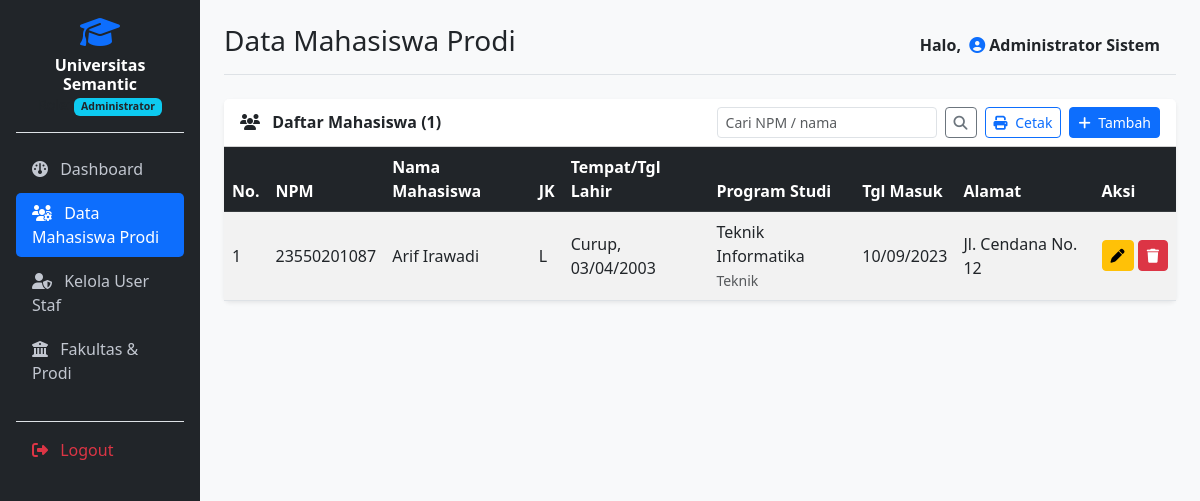
The page /mahasiswa.php (signed in) on the database its author committed.
### tables this page shows
CREATE TABLE `mahasiswa` (
  `npm` varchar(20) NOT NULL,
  `password` varchar(255) NOT NULL,
  `nama_mahasiswa` varchar(100) NOT NULL,
  `jenis_kelamin` enum('L','P') NOT NULL,
  `tempat_lahir` varchar(50) NOT NULL,
  `tanggal_lahir` date NOT NULL,
  `tanggal_masuk` date NOT NULL,
  `alamat` text DEFAULT NULL,
  `id_prodi` int(11) NOT NULL,
  `created_at` timestamp NULL DEFAULT current_timestamp()
);

CREATE TABLE `prodi` (
  `id_prodi` int(11) NOT NULL,
  `nama_prodi` varchar(100) NOT NULL,
  `id_fakultas` int(11) NOT NULL
);

CREATE TABLE `fakultas` (
  `id_fakultas` int(11) NOT NULL,
  `nama_fakultas` varchar(100) NOT NULL
);

### auth.php (called while the page is built, shortened)
<?php
require_once 'koneksi.php';
function e($v) {
    return htmlspecialchars((string)$v, ENT_QUOTES, 'UTF-8');
}
function q($sql, $types = '', ...$params) {
    global $koneksi;
    $st = mysqli_prepare($koneksi, $sql);
    if ($types !== '') {
        mysqli_stmt_bind_param($st, $types, ...$params);
    }
    mysqli_stmt_execute($st);
    return $st;
}
function ambil_semua($sql, $types = '', ...$params) {
    $res = mysqli_stmt_get_result(q($sql, $types, ...$params));
    $rows = [];
    while ($r = mysqli_fetch_assoc($res)) {
        $rows[] = $r;
    }
    return $rows;
}

### mahasiswa.php (the view, shortened to what this page needs)
<?php
require_once 'auth.php';
$prodi_list = ambil_semua(
    "SELECT p.id_prodi, p.nama_prodi, f.nama_fakultas
     FROM prodi p
     JOIN fakultas f ON p.id_fakultas = f.id_fakultas
     ORDER BY f.nama_fakultas, p.nama_prodi"
);
$aksi  = isset($_GET['aksi']) ? $_GET['aksi'] : 'list';
$error = '';
$data  = [
    'npm'            => '',
    'nama_mahasiswa' => '',
    'jenis_kelamin'  => 'L',
    'tempat_lahir'   => '',
    'tanggal_lahir'  => '',
    'tanggal_masuk'  => date('Y-m-d'),
    'alamat'         => '',
    'id_prodi'       => '',
];
require 'header.php';
?>
<?php if ($aksi === 'tambah' || $aksi === 'ubah'): ?>
    <div class="card shadow-sm border-0">
        <div class="card-header bg-primary text-white fw-bold">
            <i class="fa-solid fa-user-pen me-2"></i> <?= $aksi === 'tambah' ? 'Tambah Mahasiswa' : 'Ubah Data Mahasiswa'; ?>
        </div>
        <div class="card-body">
            <?php if ($error): ?>
                <div class="alert alert-danger"><?= e($error); ?></div>
            <?php endif; ?>
            <?php if (!$prodi_list): ?>
                <div class="alert alert-warning">Belum ada program studi. Tambahkan dulu di menu <a href="master.php?tab=prodi">Fakultas &amp; Prodi</a>.</div>
            <?php endif; ?>
            <form method="POST" action="mahasiswa.php?aksi=<?= e($aksi); ?>">
                <?= csrf_field(); ?>
                <input type="hidden" name="do" value="<?= e($aksi); ?>">
                <div class="row g-3">
                    <div class="col-md-4">
                        <label class="form-label fw-semibold">NPM</label>
                        <input type="text" name="npm" class="form-control" value="<?= e($data['npm']); ?>"
                               <?= $aksi === 'ubah' ? 'readonly' : 'required'; ?>>
                    </div>
                    <div class="col-md-8">
                        <label class="form-label fw-semibold">Nama Mahasiswa</label>
                        <input type="text" name="nama_mahasiswa" class="form-control" maxlength="100" value="<?= e($data['nama_mahasiswa']); ?>" required>
                    </div>
                    <div class="col-md-4">
                        <label class="form-label fw-semibold">Jenis Kelamin</label>
                        <select name="jenis_kelamin" class="form-select" required>
                            <option value="L" <?= $data['jenis_kelamin'] === 'L' ? 'selected' : ''; ?>>Laki-Laki</option>
                            <option value="P" <?= $data['jenis_kelamin'] === 'P' ? 'selected' : ''; ?>>Perempuan</option>
                        </select>
                    </div>
                    <div class="col-md-4">
                        <label class="form-label fw-semibold">Tempat Lahir</label>
                        <input type="text" name="tempat_lahir" class="form-control" maxlength="50" value="<?= e($data['tempat_lahir']); ?>" required>
                    </div>
                    <div class="col-md-4">
                        <label class="form-label fw-semibold">Tanggal Lahir</label>
                        <input type="date" name="tanggal_lahir" class="form-control" value="<?= e($data['tanggal_lahir']); ?>" required>
                    </div>
                    <div class="col-md-4">
                        <label class="form-label fw-semibold">Tanggal Masuk</label>
                        <input type="date" name="tanggal_masuk" class="form-control" value="<?= e($data['tanggal_masuk']); ?>" required>
                    </div>
                    <div class="col-md-8">
                        <label class="form-label fw-semibold">Program Studi</label>
                        <select name="id_prodi" class="form-select" required>
                            <option value="">-- Pilih Program Studi --</option>
                            <?php foreach ($prodi_list as $p): ?>
                                <option value="<?= (int)$p['id_prodi']; ?>" <?= (string)$data['id_prodi'] === (string)$p['id_prodi'] ? 'selected' : ''; ?>>
                                    <?= e($p['nama_prodi']); ?> (<?= e($p['nama_fakultas']); ?>)
                                </option>
                            <?php endforeach; ?>
                        </select>
                    </div>
                    <div class="col-12">
                        <label class="form-label fw-semibold">Alamat</label>
                        <textarea name="alamat" class="form-control" rows="2"><?= e($data['alamat']); ?></textarea>
                    </div>
                    <div class="col-md-6">
                        <label class="form-label fw-semibold">
                            Password <?= $aksi === 'ubah' ? '<small class="text-muted fw-normal">(kosongkan jika tidak diubah)</small>' : ''; ?>
                        </label>
                        <input type="password" name="password" class="form-control" autocomplete="new-password" <?= $aksi === 'tambah' ? 'required' : ''; ?>>
                    </div>
                </div>
                <div class="mt-4">
                    <button type="submit" class="btn btn-primary"><i class="fa-solid fa-floppy-disk me-1"></i> Simpan</button>
                    <a href="mahasiswa.php" class="btn btn-outline-secondary">Batal</a>
                </div>
            </form>
        </div>
    </div>
<?php else: ?>
    <?php
    $cari = trim(isset($_GET['cari']) ? $_GET['cari'] : '');
    $like = '%' . $cari . '%';
    $rows = ambil_semua(
        "SELECT m.*, p.nama_prodi, f.nama_fakultas
         FROM mahasiswa m
         JOIN prodi p ON m.id_prodi = p.id_prodi
         JOIN fakultas f ON p.id_fakultas = f.id_fakultas
         WHERE m.npm LIKE ? OR m.nama_mahasiswa LIKE ?
         ORDER BY p.nama_prodi, m.npm ASC",
        "ss", $like, $like
    );
    ?>
    <div class="card shadow-sm border-0">
        <div class="card-header bg-white d-flex flex-wrap justify-content-between align-items-center gap-2">
            <span class="fw-bold"><i class="fa-solid fa-users me-2"></i> Daftar Mahasiswa (<?= count($rows); ?>)</span>
            <div class="d-flex gap-2 no-print">
                <form method="GET" class="d-flex gap-2">
                    <input type="text" name="cari" class="form-control form-control-sm" placeholder="Cari NPM / nama" value="<?= e($cari); ?>">
                    <button class="btn btn-sm btn-outline-secondary" type="submit"><i class="fa-solid fa-magnifying-glass"></i></button>
                </form>
                <button class="btn btn-sm btn-outline-primary" onclick="window.print()"><i class="fa-solid fa-print me-1"></i> Cetak</button>
                <a href="mahasiswa.php?aksi=tambah" class="btn btn-sm btn-primary"><i class="fa-solid fa-plus me-1"></i> Tambah</a>
            </div>
        </div>
        <div class="card-body p-0">
            <div class="table-responsive">
                <table class="table table-striped table-hover mb-0 align-middle">
                    <thead class="table-dark">
                        <tr>
                            <th>No.</th>
                            <th>NPM</th>
                            <th>Nama Mahasiswa</th>
                            <th>JK</th>
                            <th>Tempat/Tgl Lahir</th>
                            <th>Program Studi</th>
                            <th>Tgl Masuk</th>
                            <th>Alamat</th>
                            <th class="no-print">Aksi</th>
                        </tr>
                    </thead>
                    <tbody>
                        <?php $no = 1; foreach ($rows as $r): ?>
                            <tr>
                                <td><?= $no++; ?></td>
                                <td><?= e($r['npm']); ?></td>
                                <td><?= e($r['nama_mahasiswa']); ?></td>
                                <td><?= e($r['jenis_kelamin']); ?></td>
                                <td><?= e($r['tempat_lahir']) . ', ' . date('d/m/Y', strtotime($r['tanggal_lahir'])); ?></td>
                                <td><?= e($r['nama_prodi']); ?><br><small class="text-muted"><?= e($r['nama_fakultas']); ?></small></td>
                                <td><?= date('d/m/Y', strtotime($r['tanggal_masuk'])); ?></td>
                                <td><?= e($r['alamat']); ?></td>
                                <td class="no-print text-nowrap">
                                    <a href="mahasiswa.php?aksi=ubah&amp;npm=<?= urlencode($r['npm']); ?>" class="btn btn-sm btn-warning" title="Ubah">
                                        <i class="fa-solid fa-pen"></i>
                                    </a>
                                    <form method="POST" action="mahasiswa.php" class="d-inline"
                                          onsubmit="return confirm('Hapus mahasiswa <?= e(addslashes($r['nama_mahasiswa'])); ?>?');">
                                        <button type="submit" class="btn btn-sm btn-danger" title="Hapus"><i class="fa-solid fa-trash"></i></button>
                                    </form>
                                </td>
                            </tr>
                        <?php endforeach; ?>
                    </tbody>
                </table>
            </div>
        </div>
    </div>
<?php endif; ?>
<?php require 'footer.php'; ?>

### rows shown on the page
mahasiswa: npm "23550201087", nama_mahasiswa "Arif Irawadi", jenis_kelamin "L", tempat_lahir "Curup", tanggal_lahir "03/04/2003", id_prodi.nama_prodi "Teknik Informatika", fakultas.nama_fakultas "Teknik", tanggal_masuk "10/09/2023", alamat "Jl. Cendana No. 12"

### other values the page prints
$role "Administrator"
$judul "Data Mahasiswa Prodi"
$nama "Administrator Sistem"
count($rows) "1"
